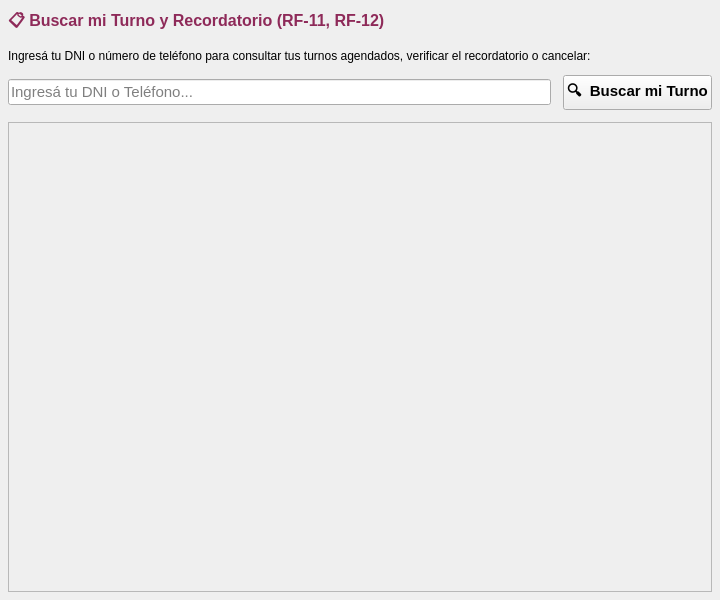
<?xml version="1.0" encoding="UTF-8"?>
<ui version="4.0">
 <class>BuscarTurnoWidget</class>
 <widget class="QWidget" name="BuscarTurnoWidget">
  <property name="geometry">
   <rect>
    <x>0</x>
    <y>0</y>
    <width>720</width>
    <height>600</height>
   </rect>
  </property>
  <property name="windowTitle">
   <string>Buscar mi Turno</string>
  </property>
  <layout class="QVBoxLayout" name="mainLayout">
   <property name="spacing">
    <number>12</number>
   </property>
   <property name="leftMargin">
    <number>8</number>
   </property>
   <property name="topMargin">
    <number>8</number>
   </property>
   <property name="rightMargin">
    <number>8</number>
   </property>
   <property name="bottomMargin">
    <number>8</number>
   </property>
   <item>
    <widget class="QLabel" name="lblTitulo">
     <property name="text">
      <string>&lt;b style=&quot;font-size:16px; color:#8e2a59;&quot;&gt;📋 Buscar mi Turno y Recordatorio (RF-11, RF-12)&lt;/b&gt;</string>
     </property>
    </widget>
   </item>
   <item>
    <widget class="QLabel" name="lblSubtitulo">
     <property name="text">
      <string>Ingresá tu DNI o número de teléfono para consultar tus turnos agendados, verificar el recordatorio o cancelar:</string>
     </property>
     <property name="wordWrap">
      <bool>true</bool>
     </property>
    </widget>
   </item>
   <item>
    <layout class="QHBoxLayout" name="layoutBusqueda">
     <item>
      <widget class="QLineEdit" name="txtDniTel">
       <property name="placeholderText">
        <string>Ingresá tu DNI o Teléfono...</string>
       </property>
       <property name="minimumHeight">
        <number>46</number>
       </property>
       <property name="font">
        <font>
         <pointsize>11</pointsize>
        </font>
       </property>
      </widget>
     </item>
     <item>
      <widget class="QPushButton" name="btnBuscar">
       <property name="text">
        <string>🔍  Buscar mi Turno</string>
       </property>
       <property name="minimumHeight">
        <number>46</number>
       </property>
       <property name="minimumWidth">
        <number>180</number>
       </property>
       <property name="font">
        <font>
         <pointsize>11</pointsize>
         <weight>75</weight>
         <bold>true</bold>
        </font>
       </property>
      </widget>
     </item>
    </layout>
   </item>
   <item>
    <widget class="QScrollArea" name="scrollTurnos">
     <property name="widgetResizable">
      <bool>true</bool>
     </property>
     <widget class="QWidget" name="scrollContent">
      <layout class="QVBoxLayout" name="layoutTurnos">
       <property name="spacing">
        <number>12</number>
       </property>
      </layout>
     </widget>
    </widget>
   </item>
  </layout>
 </widget>
 <resources/>
 <connections/>
</ui>
